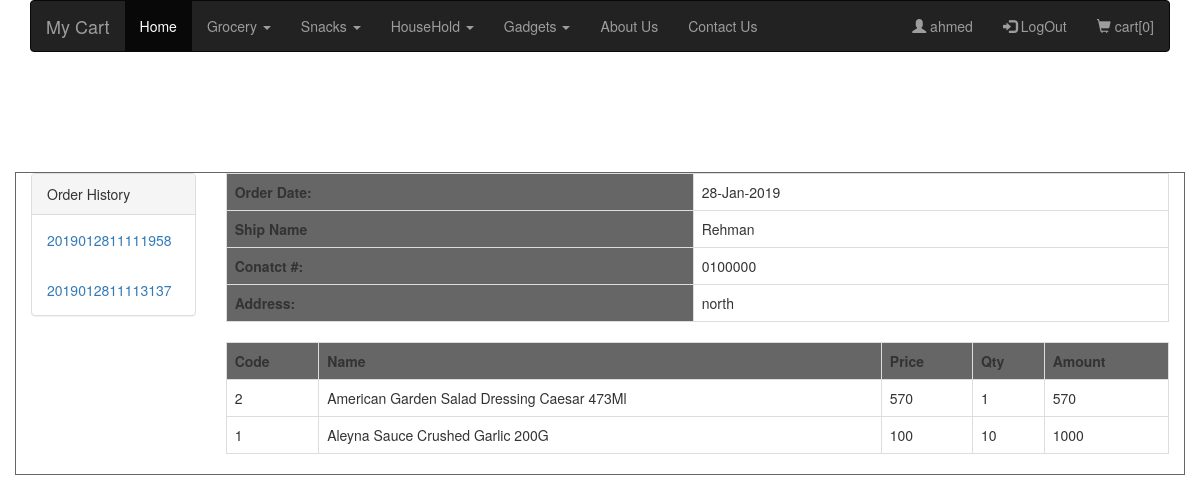
/accounts.php?order_id=2019012811111958 (signed in), run on the app's committed database.
### tables this page shows
CREATE TABLE IF NOT EXISTS `tbl_category` (
  `id` int(11) NOT NULL,
  `cat_name` varchar(255) NOT NULL
);

CREATE TABLE IF NOT EXISTS `tbl_order_shipping` (
  `id` int(11) NOT NULL,
  `customer_id` varchar(255) NOT NULL,
  `order_no` varchar(255) NOT NULL,
  `dt` varchar(255) NOT NULL,
  `c_name` varchar(255) NOT NULL,
  `nmbr` varchar(255) NOT NULL,
  `addrs` varchar(255) NOT NULL
);

CREATE TABLE IF NOT EXISTS `tbl_order` (
  `id` int(11) NOT NULL,
  `customer_id` varchar(255) NOT NULL,
  `product_id` varchar(255) NOT NULL,
  `product_name` varchar(255) NOT NULL,
  `price` varchar(255) NOT NULL,
  `qty` varchar(255) NOT NULL,
  `dt` varchar(255) NOT NULL,
  `order_no` varchar(255) NOT NULL
);

### accounts.php (the view, shortened to what this page needs)
<?php
include('config.php');
?>
<!doctype html>
<html>
<head>
<link rel="stylesheet" href="https://maxcdn.bootstrapcdn.com/bootstrap/3.3.7/css/bootstrap.min.css">
</head>
<body>
<?php
	include('nav.php');
?>
<div class="container" style="border:1px solid #666; margin-top:100px;">
	<div class="row">
    	<div class="col-lg-2">
        	<div class="panel panel-default">
                <div class="panel-heading">Order History</div>
                <?php
					$varCustomerID = $_SESSION["userID"];
					$sqlOrders = "SELECT count(*), order_no FROM tbl_order where customer_id = '$varCustomerID' group by order_no ";
					$resultOder = mysqli_query($conn,$sqlOrders);
					while($rsRec = mysqli_fetch_assoc($resultOder))
					{
				?>
                	<a href="accounts.php?order_id=<?php echo $rsRec["order_no"]; ?>">
                	<div class="panel-body"><?php echo $rsRec["order_no"]; ?></div>
               		</a>
                <?php } ?>
  			</div>
        </div>
        <div class="col-lg-10">
        		<?php
				if(isset($_SESSION["userID"]) && !empty($_SESSION["userID"]) && isset($_GET["order_id"]) && !empty($_GET["order_id"]))
					{
						$varOrderIDShip = $_GET["order_id"];
						$sqlShip = "SELECT * from tbl_order_shipping where order_no = '$varOrderIDShip'";
						$rslOrdrShip = mysqli_query($conn,$sqlShip);
						$cntOrder = mysqli_num_rows($rslOrdrShip);
						$ShipRec = mysqli_fetch_assoc($rslOrdrShip);
						if($cntOrder > 0)
						{
							?>
                            <table class="table table-hover table-bordered table-responsive">
                                <tr>
                                   <td style="background-color:#666; font-weight:bold;">Order Date: </td>
                                   <td><?php echo $ShipRec["dt"]; ?></td>
                                </tr>
                                 <tr>
                                   <td style="background-color:#666; font-weight:bold;">Ship Name</td>
                                   <td><?php echo $ShipRec["c_name"]; ?></td>
                                </tr>
                                 <tr>
                                   <td style="background-color:#666; font-weight:bold;">Conatct #: </td>
                                   <td><?php echo $ShipRec["nmbr"]; ?></td>
                                </tr>
                                 <tr>
                                   <td style="background-color:#666; font-weight:bold;">Address:</td>
                                   <td><?php echo $ShipRec["addrs"]; ?></td>
                                </tr>
                            </table>
                       <?php
						}
					}
				?>
        	<table class="table table-hover table-bordered table-responsive">
                <tr style="background-color:#666; font-weight:bold;">
                	<td>Code</td>
                    <td>Name</td>
                    <td>Price</td>
                    <td>Qty</td>
                    <td>Amount</td>
                </tr>
               <?php
			   		if(isset($_SESSION["userID"]) && !empty($_SESSION["userID"]) && isset($_GET["order_id"]) && !empty($_GET["order_id"]))
					{
					$varOrderID = $_GET["order_id"];
			   		$sqlOrderRecords = "SELECT tbl_order.product_id as prdID,
tbl_order.product_name as prdName,
tbl_order.price as prdPrice,
tbl_order.qty as prdQty,
tbl_order.dt as prdDate,
tbl_order_shipping.c_name as shipName,
tbl_order_shipping.nmbr as ShipNumber,
tbl_order_shipping.addrs as SHipAddress
FROM tbl_order
inner JOIN tbl_order_shipping
on tbl_order.order_no = tbl_order_shipping.order_no
WHERE tbl_order.order_no = '$varOrderID'";
			$rslOrdr = mysqli_query($conn,$sqlOrderRecords);
			while($Records = mysqli_fetch_assoc($rslOrdr))
			{
				?>
                 <tr>
                	<td><?php echo $Records["prdID"]; ?></td>
                    <td><?php echo $Records["prdName"]; ?></td>
                    <td><?php echo $Records["prdPrice"]; ?></td>
                    <td><?php echo $Records["prdQty"]; ?></td>
                    <td><?php echo ($Records["prdPrice"] * $Records["prdQty"]) ; ?></td>
                </tr>
  <?php
			}
}
			   ?>
            </table>
        </div>
    </div>
</div>
</body>
</html>

### nav.php (shortened to what this page needs)
<div class="container">
		<nav class="navbar navbar-inverse">
              <div class="container-fluid">
                <div class="navbar-header">
                  <a class="navbar-brand" href="#">My Cart</a>
                </div>
                <ul class="nav navbar-nav">
                  <li class="active"><a href="#">Home</a></li>
                  <?php
				  	$sqlCat = "select * from tbl_category";
					$result = mysqli_query($conn,$sqlCat);
					while($RsRecord = mysqli_fetch_assoc($result))
					{
				  ?>
                      <li class="dropdown">
                        <a class="dropdown-toggle" data-toggle="dropdown" href="#">
                        <?php
							echo $RsRecord["cat_name"];
						?>
                        <span class="caret"></span></a>
                      </li>
                   <?php
					}
				  ?>
                  <li><a href="#">About Us</a></li>
                  <li><a href="#">Contact Us</a></li>
                </ul>
                <ul class="nav navbar-nav navbar-right">
                 <?php
				 	if(isset($_SESSION["userName"]))
					{
				 ?>
                  <li><a href="accounts.php"><span class="glyphicon glyphicon-user"></span> <?php echo $_SESSION["userName"]; ?></a></li>
                  <li><a href="logout.php"><span class="glyphicon glyphicon-log-in"></span> LogOut</a></li>
                 <?php } else { ?>
                 <li><a href="register.php"><span class="glyphicon glyphicon-user"></span> Sign Up</a></li>
                  <li><a href="login.php"><span class="glyphicon glyphicon-log-in"></span> Login</a></li>
                  <?php } ?>
                   <li><a href="viewcart.php"><span class="glyphicon glyphicon-shopping-cart"></span>
                   <?php
				   	if(isset($_SESSION["AddCart"]) && !empty($_SESSION["AddCart"]))
					{
						echo "cart [ " . count($_SESSION["AddCart"]). " ]";
					}
					else
					{
						echo "cart[0]";
					}
				   ?>
                   </a></li>
   				 </ul>
              </div>
			</nav>
</div>

### data on the page
tbl_category: cat_name "Grocery"
tbl_category: cat_name "Snacks"
tbl_category: cat_name "HouseHold"
tbl_category: cat_name "Gadgets"
tbl_order_shipping: dt "28-Jan-2019", c_name "Rehman", nmbr "0100000", addrs "north"
tbl_order: product "2", product_name "American Garden Salad Dressing Caesar 473Ml", price "570", qty "1", $Records['prdPrice']*$Records['prdQty'] "570"
tbl_order: product "1", product_name "Aleyna Sauce Crushed Garlic 200G", price "100", qty "10", $Records["prdPrice"] * $Records["prdQty"] "1000"

### other printed values
$_SESSION["userName"] "ahmed"
$rsRec["order_no"] "2019012811111958"
$rsRec["order_no"] "2019012811113137"
